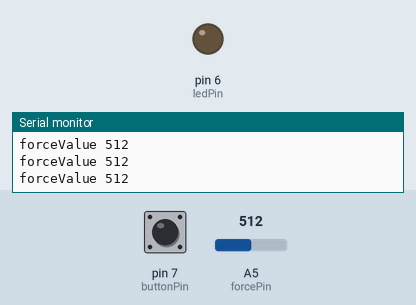
The sketch below on a simulated Arduino Uno, built with avr-gcc and run on an emulated ATmega328P. Parts: output pins drawn as LEDs (lit = HIGH), the last lines printed to the serial monitor. Inputs (shaded band) come from the test bench; at power-on: A5 (forcePin) = 512, pin 7 (buttonPin) LOW. WiFi joins after 1.5 s; servers stay silent unless stated; uploads are accepted with an empty reply.

Above: at 1.2 s.
1.3 s: A5 (forcePin) set to 411
4.3 s: A5 (forcePin) set to 389
At 4.52 s:
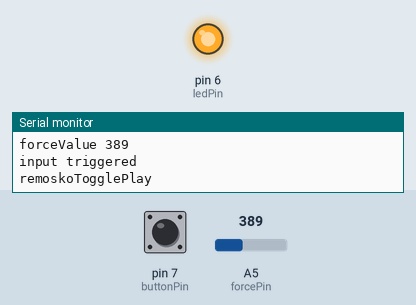
6.1 s: pin 7 (buttonPin) pulled HIGH for 0.15 s
At 7.3 s:
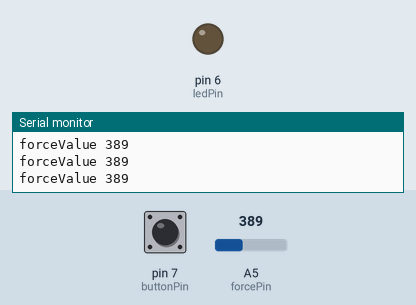
9.2 s: pin 7 (buttonPin) pulled HIGH for 0.15 s
At 9.42 s:
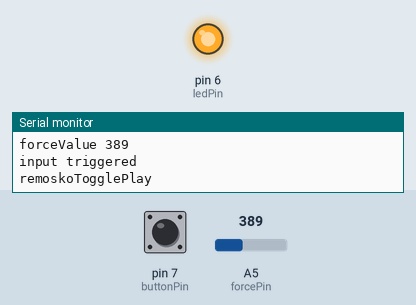
12.3 s: pin 7 (buttonPin) pulled HIGH for 1 s
At 13.9 s:
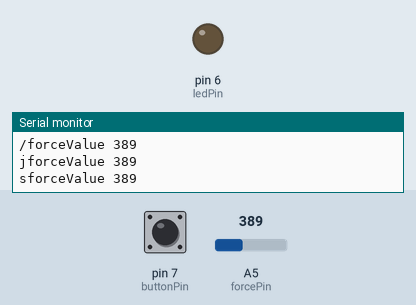
16.3 s: pin 7 (buttonPin) pulled HIGH for 3.2 s
At 17.3 s:
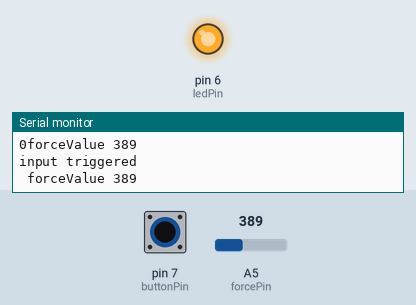
Timing chart, 0 to 21.0 s (numbered marks = the images above; inputs shaded):
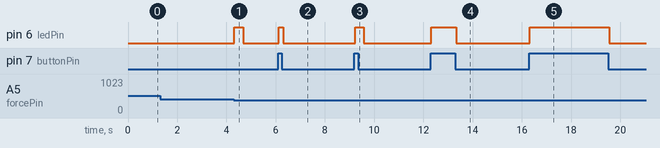

Measured:
- the behaviour switches between 401 and 400 on A5 (forcePin) (found by bisection; images 0 and 1)
- after the input at 4.3 s, pin 6 (ledPin): LOW → HIGH at once, → LOW 0.35 s later
- after the input at 6.1 s, pin 6 (ledPin): LOW → HIGH at once, → LOW 0.17 s later
- after the input at 9.2 s, pin 6 (ledPin): LOW → HIGH at once, → LOW 0.35 s later
- after the input at 12.3 s, pin 6 (ledPin): LOW → HIGH at once, → LOW 1.0 s later
- after the input at 16.3 s, pin 6 (ledPin): LOW → HIGH at once, → LOW 3.2 s later

The sketch:

LazyCouch.ino
```cpp
/*
 Lazy Couch,
 an Arduino Client for RES(T)mote Control (http://www.restmote.com)
 Works on Arduino Ethernet or Ethernet Shield.

 The purpose of this simple client is to play/pause your pc video player when you sit in or stand up from your couch.
 This client has a button, a force resistor and a led.
 When the button is pushed, or the force resistor reads a big delta value, a POST /api/activeapps/smplayer/control/play is made to the server and the led is briefly lighted.

 See http://www.restmote.com/ for details.
*/
#include <SPI.h>
#include <Ethernet.h>

//constants
const int forcePin = A5;
const int ledPin = 6;
const int buttonPin = 7;
const int forceLimit = 400;

//ethernet
EthernetClient client;
byte mac[] = { 0x00, 0xA2, 0xDA, 0x00, 0xF2, 0x87 };
IPAddress gateway(192,168,1,1);
IPAddress subnet(255,255,255,0);
IPAddress ip(192,168,1,12);

//restmote server
char serverRemosko[] = "192.168.1.11";
int port = 9898;
String apiVideoToggle = "/api/activeapps/smplayer/control/play";

//variables
//unsigned long lastConnectionTime = 0;
boolean lastConnected = false;
int lastSit = -1;  //indicate if someone is sitting over the force resistor last time through the main loop

void setup()
{
  Ethernet.begin(mac, ip, gateway, subnet);  // start the Ethernet connection and the server:
  Serial.begin(9600);                        // start Serial
  pinMode(forcePin, INPUT);
  pinMode(buttonPin, INPUT);
  pinMode(ledPin, OUTPUT);
}

void loop()
{
  digitalWrite(ledPin, LOW);

  if (client.available()) { //print to serial data from the connection
    char c = client.read();
    Serial.print(c);
  }

  // if there's no net connection, but there was one last time
  // through the loop, then stop the client:
  if (!client.connected() && lastConnected) {
    Serial.println();
    Serial.println("disconnecting.");
    client.stop();
  }

  int digitalValue = digitalRead(buttonPin);
  int forceValue = analogRead(forcePin);
  if (forceValue > 0){
    Serial.print("forceValue ");
    Serial.println(forceValue);
  }
  int sit = forceValue > forceLimit;
  if (digitalValue == 1 || (lastSit > -1 && sit != lastSit)){
    digitalWrite(ledPin, HIGH);
    Serial.println("input triggered");
    if (!client.connected()){
      remoskoTogglePlay();
    }
    delay(50);
  }

  lastConnected = client.connected();
  lastSit = sit;
}

//makes a HTTP connection to toggle play/pause in the restmote video player
void remoskoTogglePlay() {
  Serial.println("remoskoTogglePlay");
  if (client.connect(serverRemosko, port)) {
    Serial.println("connecting...");
    client.println("POST " + apiVideoToggle + " HTTP/1.0");
    client.println("Connection: close");
    client.println();
    //lastConnectionTime = millis();
  }  else {
    Serial.println("connection failed");
    Serial.println("disconnecting.");
    client.stop();
  }
}
```
